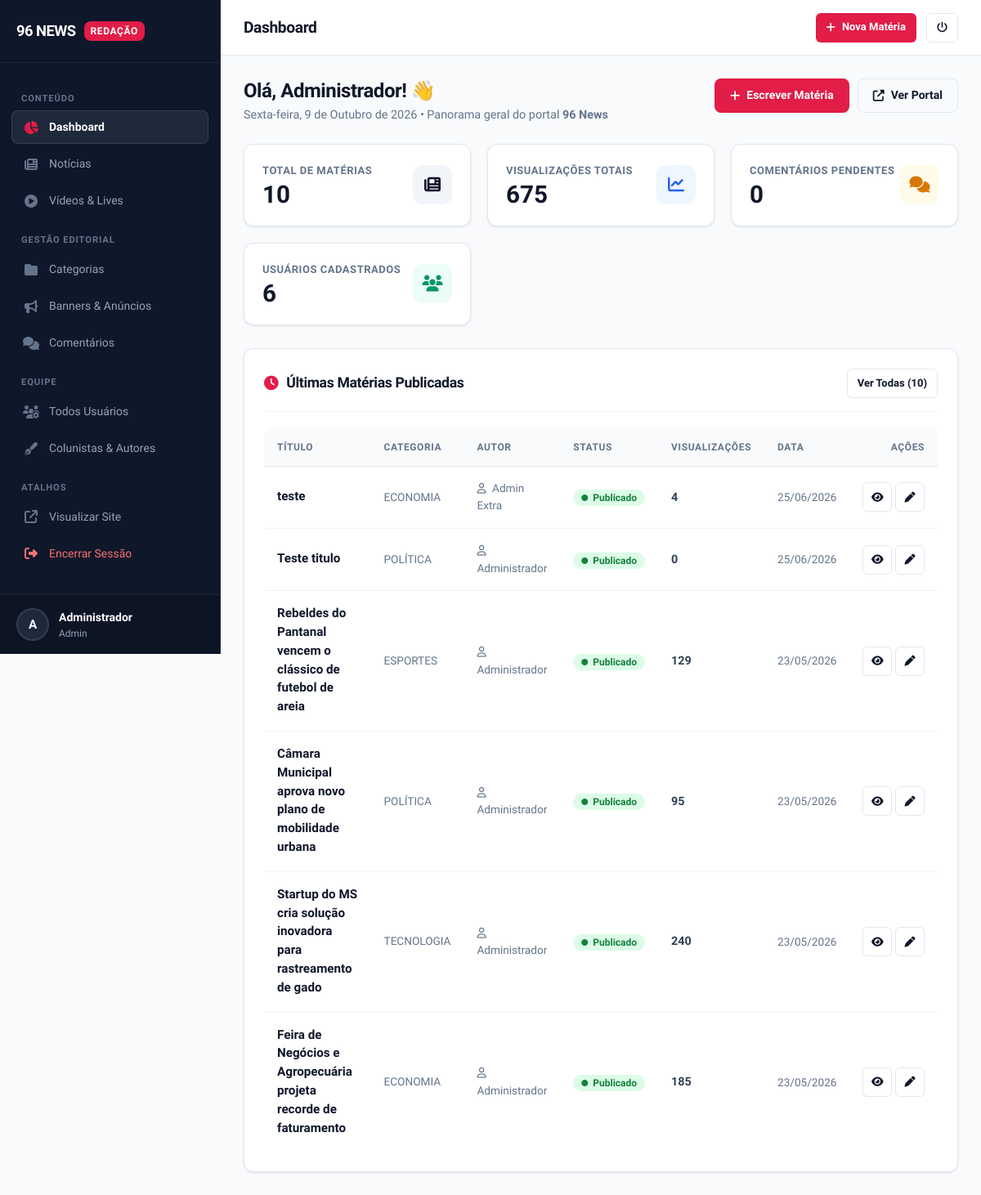
Page /admin/index.php (signed in) on the committed database.
### tables this page shows
CREATE TABLE "noticias" (
            id INTEGER PRIMARY KEY AUTOINCREMENT,
            titulo TEXT NOT NULL,
            subtitulo TEXT DEFAULT NULL,
            slug TEXT NOT NULL UNIQUE,
            conteudo TEXT NOT NULL,
            imagem_destacada TEXT DEFAULT NULL,
            legenda_imagem TEXT DEFAULT NULL,
            autor_id INTEGER DEFAULT NULL,
            autor_nome TEXT DEFAULT NULL,
            categoria_id INTEGER NOT NULL,
            visualizacoes INTEGER DEFAULT 0,
            status TEXT DEFAULT 'rascunho',
            destaque INTEGER DEFAULT 0,
            urgente INTEGER DEFAULT 0,
            data_agendamento DATETIME DEFAULT NULL,
            views INTEGER DEFAULT 0,
            criado_em TIMESTAMP DEFAULT CURRENT_TIMESTAMP,
            atualizado_em TIMESTAMP DEFAULT CURRENT_TIMESTAMP,
            created_at DATETIME DEFAULT CURRENT_TIMESTAMP,
            updated_at DATETIME DEFAULT CURRENT_TIMESTAMP,
            FOREIGN KEY (autor_id) REFERENCES usuarios (id) ON DELETE SET NULL,
            FOREIGN KEY (categoria_id) REFERENCES categorias (id) ON DELETE CASCADE
        );

### includes/functions.php (called while the page is built, shortened)
<?php
function escape($string) {
    return htmlspecialchars($string, ENT_QUOTES, 'UTF-8');
}

### admin/index.php (the view, shortened to what this page needs)
<?php
require_once __DIR__ . '/includes/header.php';
$pdo = Database::getInstance();
$total_noticias = (int)$pdo->query("SELECT COUNT(*) FROM noticias")->fetchColumn();
$total_usuarios = (int)$pdo->query("SELECT COUNT(*) FROM usuarios")->fetchColumn();
$total_comentarios = (int)$pdo->query("SELECT COUNT(*) FROM comentarios WHERE status = 'pendente'")->fetchColumn();
$total_views = (int)$pdo->query("SELECT SUM(visualizacoes) FROM noticias")->fetchColumn();
$ultimas = $pdo->query("
    SELECT n.id, n.titulo, n.slug, n.status, n.visualizacoes, n.imagem_destacada, n.criado_em,
           COALESCE(c.nome, 'Geral') as categoria,
           COALESCE(u.nome, n.autor_nome, 'Redação') as autor
    FROM noticias n
    LEFT JOIN categorias c ON n.categoria_id = c.id
    LEFT JOIN usuarios u ON n.autor_id = u.id
    ORDER BY n.criado_em DESC
    LIMIT 6
")->fetchAll(PDO::FETCH_ASSOC);
$diasSemana = ['Domingo', 'Segunda-feira', 'Terça-feira', 'Quarta-feira', 'Quinta-feira', 'Sexta-feira', 'Sábado'];
$meses = ['', 'Janeiro', 'Fevereiro', 'Março', 'Abril', 'Maio', 'Junho', 'Julho', 'Agosto', 'Setembro', 'Outubro', 'Novembro', 'Dezembro'];
$hojeTexto = $diasSemana[(int)date('w')] . ', ' . date('j') . ' de ' . $meses[(int)date('n')] . ' de ' . date('Y');
?>
<div style="display: flex; justify-content: space-between; align-items: flex-start; margin-bottom: 24px; flex-wrap: wrap; gap: 12px;">
    <div>
        <h2 style="font-size: 1.5rem; font-weight: 800; margin-bottom: 4px; color: var(--adm-text-main);">
            Olá, <?= escape($userNome) ?>! 👋
        </h2>
        <p style="margin: 0; color: var(--adm-text-muted); font-size: 0.9rem;">
            <?= $hojeTexto ?> &bull; Panorama geral do portal <b>96 News</b>
        </p>
    </div>
    <div style="display: flex; gap: 10px; flex-wrap: wrap;">
        <a href="<?= BASE_URL ?>/admin/noticia_form.php" class="btn btn-accent">
            <i class="fas fa-plus"></i> Escrever Matéria
        </a>
        <a href="<?= BASE_URL ?>/" target="_blank" class="btn btn-outline">
            <i class="fas fa-external-link-alt"></i> Ver Portal
        </a>
    </div>
</div>
<div class="stat-grid">
    <div class="stat-card">
        <div>
            <div class="stat-label">Total de Matérias</div>
            <div class="stat-value"><?= number_format($total_noticias, 0, ',', '.') ?></div>
        </div>
        <div class="stat-icon primary">
            <i class="fas fa-newspaper"></i>
        </div>
    </div>
    <div class="stat-card">
        <div>
            <div class="stat-label">Visualizações Totais</div>
            <div class="stat-value"><?= number_format($total_views, 0, ',', '.') ?></div>
        </div>
        <div class="stat-icon blue">
            <i class="fas fa-chart-line"></i>
        </div>
    </div>
    <div class="stat-card">
        <div>
            <div class="stat-label">Comentários Pendentes</div>
            <div class="stat-value" style="<?= $total_comentarios > 0 ? 'color: var(--adm-accent);' : '' ?>">
                <?= $total_comentarios ?>
            </div>
        </div>
        <div class="stat-icon amber">
            <i class="fas fa-comments"></i>
        </div>
    </div>
    <div class="stat-card">
        <div>
            <div class="stat-label">Usuários Cadastrados</div>
            <div class="stat-value"><?= number_format($total_usuarios, 0, ',', '.') ?></div>
        </div>
        <div class="stat-icon emerald">
            <i class="fas fa-users"></i>
        </div>
    </div>
</div>
<div class="card">
    <div class="card-header">
        <h3 class="card-title">
            <i class="fas fa-clock"></i> Últimas Matérias Publicadas
        </h3>
        <a href="noticias.php" class="btn btn-sm btn-outline">
            Ver Todas (<?= $total_noticias ?>)
        </a>
    </div>
    <div class="table-responsive">
        <table>
            <thead>
                <tr>
                    <th style="width: 45%;">Título</th>
                    <th>Categoria</th>
                    <th>Autor</th>
                    <th>Status</th>
                    <th>Visualizações</th>
                    <th>Data</th>
                    <th style="text-align: right;">Ações</th>
                </tr>
            </thead>
            <tbody>
                <?php if (empty($ultimas)): ?>
                <tr>
                    <td colspan="7" style="text-align: center; padding: 40px 20px; color: var(--adm-text-muted);">
                        <i class="fas fa-inbox" style="font-size: 2rem; display: block; margin-bottom: 10px; color: var(--adm-text-light);"></i>
                        Nenhuma notícia cadastrada ainda.
                    </td>
                </tr>
                <?php else: ?>
                    <?php foreach ($ultimas as $item): ?>
                    <tr>
                        <td>
                            <div style="font-weight: 600; color: var(--adm-text-main); font-size: 0.95rem; margin-bottom: 2px;">
                                <a href="noticia_form.php?id=<?= $item['id'] ?>" style="color: inherit;">
                                    <?= escape($item['titulo']) ?>
                                </a>
                            </div>
                        </td>
                        <td>
                            <span style="font-weight: 500; font-size: 0.85rem; color: var(--adm-text-muted);">
                                <?= escape($item['categoria']) ?>
                            </span>
                        </td>
                        <td>
                            <span style="font-size: 0.85rem; color: var(--adm-text-muted);">
                                <i class="far fa-user" style="margin-right: 4px; font-size: 0.8rem;"></i> <?= escape($item['autor']) ?>
                            </span>
                        </td>
                        <td>
                            <?php if ($item['status'] === 'publicado'): ?>
                                <span class="badge badge-success">
                                    <i class="fas fa-circle" style="font-size: 0.5rem;"></i> Publicado
                                </span>
                            <?php else: ?>
                                <span class="badge badge-warning">
                                    <i class="fas fa-circle" style="font-size: 0.5rem;"></i> Rascunho
                                </span>
                            <?php endif; ?>
                        </td>
                        <td style="font-weight: 600;">
                            <?= number_format($item['visualizacoes'] ?? 0, 0, ',', '.') ?>
                        </td>
                        <td style="font-size: 0.85rem; color: var(--adm-text-muted); white-space: nowrap;">
                            <?= date('d/m/Y', strtotime($item['criado_em'])) ?>
                        </td>
                        <td style="text-align: right; white-space: nowrap;">
                            <a href="<?= BASE_URL ?>/noticia/<?= escape($item['slug']) ?>" target="_blank" class="btn btn-sm btn-outline btn-icon" title="Ver no site">
                                <i class="fas fa-eye"></i>
                            </a>
                            <a href="noticia_form.php?id=<?= $item['id'] ?>" class="btn btn-sm btn-outline btn-icon" title="Editar matéria">
                                <i class="fas fa-pen"></i>
                            </a>
                        </td>
                    </tr>
                    <?php endforeach; ?>
                <?php endif; ?>
            </tbody>
        </table>
    </div>
</div>
<?php require_once __DIR__ . '/includes/footer.php'; ?>

### rows in the picture
noticias: titulo "teste", categoria "ECONOMIA", autor "Admin Extra", status "publicado" (drawn), visualizacoes "4", criado_em "25/06/2026"
noticias: titulo "Teste titulo", categoria "POLÍTICA", autor "Administrador", status "publicado" (drawn), visualizacoes "0", criado_em "25/06/2026"
noticias: titulo "Rebeldes do Pantanal vencem o clássico de futebol de areia", categoria "ESPORTES", autor "Administrador", status "publicado" (drawn), visualizacoes "129", criado_em "23/05/2026"
noticias: titulo "Câmara Municipal aprova novo plano de mobilidade urbana", categoria "POLÍTICA", autor "Administrador", status "publicado" (drawn), visualizacoes "95", criado_em "23/05/2026"
noticias: titulo "Startup do MS cria solução inovadora para rastreamento de gado", categoria "TECNOLOGIA", autor "Administrador", status "publicado" (drawn), visualizacoes "240", criado_em "23/05/2026"
noticias: titulo "Feira de Negócios e Agropecuária projeta recorde de faturamento", categoria "ECONOMIA", autor "Administrador", status "publicado" (drawn), visualizacoes "185", criado_em "23/05/2026"

### other values in the picture
$userInitial "A"
$userNome "Administrador"
$userTipo "Admin"
$page_title "Dashboard"
$total_noticias "10"
$total_views "675"
$total_comentarios "0"
$total_usuarios "6"
